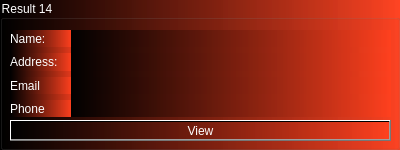
         <widget class="QGroupBox" name="groupBox_13">
          <property name="minimumSize">
           <size>
            <width>400</width>
            <height>150</height>
           </size>
          </property>
          <property name="maximumSize">
           <size>
            <width>400</width>
            <height>150</height>
           </size>
          </property>
          <property name="autoFillBackground">
           <bool>false</bool>
          </property>
          <property name="styleSheet">
           <string notr="true">color: white;
background-color:
qlineargradient(spread:pad, x1:0, y1:0, x2:1, y2:0, stop:0 rgba(0, 0, 0, 255), stop:1 rgba(255, 64, 30,220))
</string>
          </property>
          <property name="title">
           <string>Result 14</string>
          </property>
          <widget class="QWidget" name="verticalLayoutWidget_71">
           <property name="geometry">
            <rect>
             <x>70</x>
             <y>30</y>
             <width>321</width>
             <height>87</height>
            </rect>
           </property>
           <layout class="QVBoxLayout" name="verticalLayout_72">
            <property name="sizeConstraint">
             <enum>QLayout::SetMinimumSize</enum>
            </property>
            <item>
             <widget class="QLabel" name="label_481">
              <property name="text">
               <string/>
              </property>
             </widget>
            </item>
            <item>
             <widget class="QLabel" name="label_482">
              <property name="text">
               <string/>
              </property>
             </widget>
            </item>
            <item>
             <widget class="QLabel" name="label_483">
              <property name="text">
               <string/>
              </property>
             </widget>
            </item>
            <item>
             <widget class="QLabel" name="label_484">
              <property name="text">
               <string/>
              </property>
             </widget>
            </item>
           </layout>
          </widget>
          <widget class="QWidget" name="verticalLayoutWidget_72">
           <property name="geometry">
            <rect>
             <x>10</x>
             <y>30</y>
             <width>61</width>
             <height>87</height>
            </rect>
           </property>
           <layout class="QVBoxLayout" name="verticalLayout_73">
            <item>
             <widget class="QLabel" name="label_485">
              <property name="text">
               <string>Name:</string>
              </property>
             </widget>
            </item>
            <item>
             <widget class="QLabel" name="label_486">
              <property name="text">
               <string>Address:</string>
              </property>
             </widget>
            </item>
            <item>
             <widget class="QLabel" name="label_487">
              <property name="text">
               <string>Email</string>
              </property>
             </widget>
            </item>
            <item>
             <widget class="QLabel" name="label_488">
              <property name="text">
               <string>Phone</string>
              </property>
             </widget>
            </item>
           </layout>
          </widget>
          <widget class="QPushButton" name="pushButton_36">
           <property name="geometry">
            <rect>
             <x>10</x>
             <y>120</y>
             <width>381</width>
             <height>21</height>
            </rect>
           </property>
           <property name="text">
            <string>View</string>
           </property>
          </widget>
         </widget>
